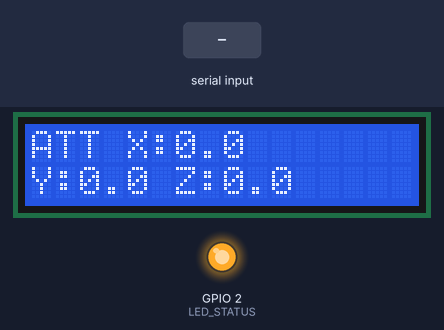
A sketch run on a simulated ESP8266 (NodeMCU). Shown: 16×2 character LCD, output pins drawn as LEDs (lit = HIGH). The test bench sets the inputs (shaded band). Random numbers use the default seed unless the sketch sets one; what the sketch prints to the serial monitor is not drawn.

Above: at 2.3 s.
2.4 s: "test\n" received over Serial
At 3.0 s:
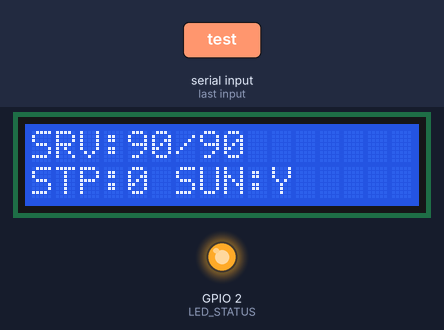
5.4 s: "reset\n" received over Serial
At 6.3 s:
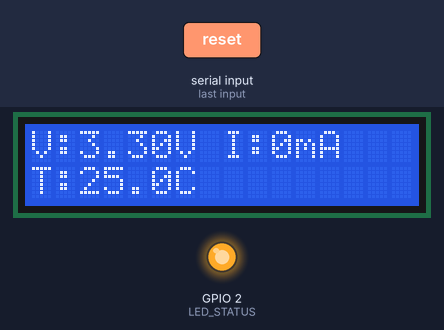
8.4 s: "lcd\n" received over Serial
At 8.54 s:
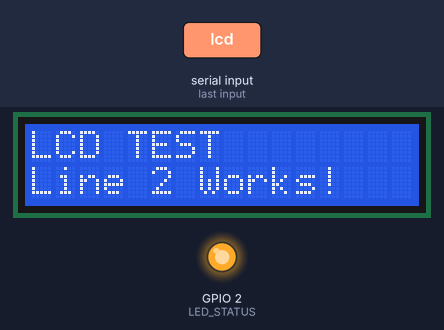
11.6 s: "scan\n" received over Serial
At 14.5 s:
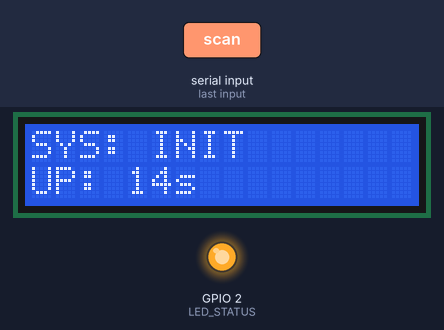
Timing chart, 0 to 16.0 s (numbered marks = the images above; inputs shaded):
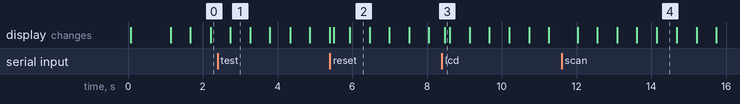

The sketch:

ESP8266_SLaveShow.ino
```cpp
//  libraries to be downloaded via the Library managers
#include <ESP8266WiFi.h>
#include <Wire.h>
#include <LiquidCrystal_I2C.h>
#include <ArduinoJson.h>

// Hardware Configuration
#define SDA_PIN 4  // GPIO4 (D2)
#define SCL_PIN 5  // GPIO5 (D1)
#define LED_STATUS 2  // GPIO2 (D4) - Built-in LED for status

// I2C Addresses
#define LCD_ADDRESS 0x27
#define ESP32_MASTER_ADDRESS 0x08
#define ESP8266_SLAVE_ADDRESS 0x09

// System Configuration
#define TELEMETRY_INTERVAL 1000  // 1 second
#define DISPLAY_UPDATE_INTERVAL 500  // 0.5 seconds
#define HEALTH_CHECK_INTERVAL 5000   // 5 seconds

// LCD Setup (0x2716x2 or 20x4)
LiquidCrystal_I2C lcd(LCD_ADDRESS, 16, 2);

// System State Structure
struct SystemTelemetry {
  float voltage;
  float current;
  float temperature;
  int rssi;
  unsigned long uptime;
  bool sunSensorStatus;
  float attitudeX, attitudeY, attitudeZ;
  int servoPosition1, servoPosition2;
  int stepperPosition;
  String missionPhase;
  bool systemHealth;
};

SystemTelemetry telemetry;
unsigned long lastTelemetryUpdate = 0;
unsigned long lastDisplayUpdate = 0;
unsigned long lastHealthCheck = 0;
int displayPage = 0;
bool i2cDataReceived = false;

// JSON buffer for data exchange
StaticJsonDocument<512> jsonBuffer;

void setup() {
  Serial.begin(115200);
  Serial.println("\n=== CubeSat ESP8266 Telemetry System ===");

  // Initialize I2C
  Wire.begin(SDA_PIN, SCL_PIN, ESP8266_SLAVE_ADDRESS);
  Wire.onReceive(receiveI2CData);
  Wire.onRequest(sendI2CData);

  // Initialize LCD
  lcd.init();
  lcd.backlight();
  lcd.setCursor(0, 0);
  lcd.print("CubeSat Init...");
  delay(1000);

  // Initialize GPIO
  pinMode(LED_STATUS, OUTPUT);
  digitalWrite(LED_STATUS, HIGH);  // LED off (inverted logic)

  // Initialize telemetry structure
  initializeTelemetry();

  // Display startup message
  lcd.clear();
  lcd.setCursor(0, 0);
  lcd.print("System Online");
  lcd.setCursor(0, 1);
  lcd.print("Waiting for data");

  Serial.println("ESP8266 Telemetry System Ready");
}

void loop() {
  unsigned long currentTime = millis();

  // Update telemetry data
  if (currentTime - lastTelemetryUpdate >= TELEMETRY_INTERVAL) {
    updateTelemetry();
    lastTelemetryUpdate = currentTime;
  }

  // Update display
  if (currentTime - lastDisplayUpdate >= DISPLAY_UPDATE_INTERVAL) {
    updateDisplay();
    lastDisplayUpdate = currentTime;
  }

  // System health check
  if (currentTime - lastHealthCheck >= HEALTH_CHECK_INTERVAL) {
    performHealthCheck();
    lastHealthCheck = currentTime;
  }

  // Handle serial commands for testing
  handleSerialCommands();

  delay(100);  // Small delay for stability
}

void initializeTelemetry() {
  telemetry.voltage = 3.3;
  telemetry.current = 0.0;
  telemetry.temperature = 25.0;
  telemetry.rssi = WiFi.RSSI();
  telemetry.uptime = 0;
  telemetry.sunSensorStatus = false;
  telemetry.attitudeX = 0.0;
  telemetry.attitudeY = 0.0;
  telemetry.attitudeZ = 0.0;
  telemetry.servoPosition1 = 90;
  telemetry.servoPosition2 = 90;
  telemetry.stepperPosition = 0;
  telemetry.missionPhase = "INIT";
  telemetry.systemHealth = true;
}

void updateTelemetry() {
  // Update local telemetry data
  telemetry.uptime = millis() / 1000;
  telemetry.voltage = 3.3 + (random(-10, 10) / 100.0);  // Simulated voltage variation
  telemetry.current = 0.15 + (random(-5, 5) / 1000.0);  // Simulated current
  telemetry.temperature = 25.0 + (random(-20, 20) / 10.0);  // Simulated temperature

  // Print telemetry to serial for debugging
  if (Serial.available() == 0) {  // Only if not processing commands
    printTelemetryToSerial();
  }
}

void updateDisplay() {
  lcd.clear();

  // Cycle through different display pages
  switch (displayPage % 4) {
    case 0:  // System status page
      lcd.setCursor(0, 0);
      lcd.print("SYS: ");
      lcd.print(telemetry.missionPhase);
      lcd.setCursor(0, 1);
      lcd.print("UP: ");
      lcd.print(telemetry.uptime);
      lcd.print("s");
      break;

    case 1:  // Power status page
      lcd.setCursor(0, 0);
      lcd.print("V:");
      lcd.print(telemetry.voltage, 2);
      lcd.print("V I:");
      lcd.print(telemetry.current * 1000, 0);
      lcd.print("mA");
      lcd.setCursor(0, 1);
      lcd.print("T:");
      lcd.print(telemetry.temperature, 1);
      lcd.print("C");
      break;

    case 2:  // Attitude page
      lcd.setCursor(0, 0);
      lcd.print("ATT X:");
      lcd.print(telemetry.attitudeX, 1);
      lcd.setCursor(0, 1);
      lcd.print("Y:");
      lcd.print(telemetry.attitudeY, 1);
      lcd.print(" Z:");
      lcd.print(telemetry.attitudeZ, 1);
      break;

    case 3:  // Actuator status page
      lcd.setCursor(0, 0);
      lcd.print("SRV:");
      lcd.print(telemetry.servoPosition1);
      lcd.print("/");
      lcd.print(telemetry.servoPosition2);
      lcd.setCursor(0, 1);
      lcd.print("STP:");
      lcd.print(telemetry.stepperPosition);
      lcd.print(" SUN:");
      lcd.print(telemetry.sunSensorStatus ? "Y" : "N");
      break;
  }

  displayPage++;
}

void performHealthCheck() {
  // Check system health indicators
  bool healthStatus = true;

  // Voltage check
  if (telemetry.voltage < 3.0 || telemetry.voltage > 3.6) {
    healthStatus = false;
  }

  // Temperature check
  if (telemetry.temperature < -10 || telemetry.temperature > 60) {
    healthStatus = false;
  }

  // Communication check (if no I2C data received in 10 seconds)
  if (millis() - lastTelemetryUpdate > 10000 && !i2cDataReceived) {
    healthStatus = false;
  }

  telemetry.systemHealth = healthStatus;

  // Update status LED
  digitalWrite(LED_STATUS, healthStatus ? HIGH : LOW);  // Inverted logic

  // Send health status via serial
  Serial.print("Health Check: ");
  Serial.println(healthStatus ? "HEALTHY" : "FAULT");
}

// I2C Data Reception from Master ESP32
void receiveI2CData(int numBytes) {
  String receivedData = "";

  while (Wire.available()) {
    char c = Wire.read();
    receivedData += c;
  }

  // Parse JSON data
  DeserializationError error = deserializeJson(jsonBuffer, receivedData);

  if (!error) {
    // Update telemetry with received data
    if (jsonBuffer.containsKey("sunSensor")) {
      telemetry.sunSensorStatus = jsonBuffer["sunSensor"];
    }
    if (jsonBuffer.containsKey("attitude")) {
      telemetry.attitudeX = jsonBuffer["attitude"]["x"];
      telemetry.attitudeY = jsonBuffer["attitude"]["y"];
      telemetry.attitudeZ = jsonBuffer["attitude"]["z"];
    }
    if (jsonBuffer.containsKey("servos")) {
      telemetry.servoPosition1 = jsonBuffer["servos"]["servo1"];
      telemetry.servoPosition2 = jsonBuffer["servos"]["servo2"];
    }
    if (jsonBuffer.containsKey("stepper")) {
      telemetry.stepperPosition = jsonBuffer["stepper"];
    }
    if (jsonBuffer.containsKey("phase")) {
      telemetry.missionPhase = jsonBuffer["phase"].as<String>();
    }

    i2cDataReceived = true;
    Serial.println("I2C Data Received: " + receivedData);
  } else {
    Serial.println("JSON Parse Error: " + String(error.c_str()));
  }
}

// I2C Data Transmission to Master ESP32
void sendI2CData() {
  // Prepare telemetry data as JSON
  jsonBuffer.clear();
  jsonBuffer["voltage"] = telemetry.voltage;
  jsonBuffer["current"] = telemetry.current;
  jsonBuffer["temperature"] = telemetry.temperature;
  jsonBuffer["uptime"] = telemetry.uptime;
  jsonBuffer["health"] = telemetry.systemHealth;
  jsonBuffer["rssi"] = telemetry.rssi;

  String jsonString;
  serializeJson(jsonBuffer, jsonString);

  // Send data over I2C
  Wire.write(jsonString.c_str());
}

void printTelemetryToSerial() {
  Serial.println("\n=== TELEMETRY DATA ===");
  Serial.println("System Phase: " + telemetry.missionPhase);
  Serial.println("Uptime: " + String(telemetry.uptime) + "s");
  Serial.println("Voltage: " + String(telemetry.voltage) + "V");
  Serial.println("Current: " + String(telemetry.current * 1000) + "mA");
  Serial.println("Temperature: " + String(telemetry.temperature) + "C");
  Serial.println("Sun Sensor: " + String(telemetry.sunSensorStatus ? "ACTIVE" : "INACTIVE"));
  Serial.println("Attitude: X=" + String(telemetry.attitudeX) + " Y=" + String(telemetry.attitudeY) + " Z=" + String(telemetry.attitudeZ));
  Serial.println("Servos: " + String(telemetry.servoPosition1) + "/" + String(telemetry.servoPosition2));
  Serial.println("Stepper: " + String(telemetry.stepperPosition));
  Serial.println("Health: " + String(telemetry.systemHealth ? "HEALTHY" : "FAULT"));
  Serial.println("======================");
}

void handleSerialCommands() {
  if (Serial.available()) {
    String command = Serial.readStringUntil('\n');
    command.trim();

    if (command == "status") {
      printTelemetryToSerial();
    } else if (command == "test") {
      // Test mode - simulate data
      telemetry.sunSensorStatus = !telemetry.sunSensorStatus;
      telemetry.attitudeX = random(-180, 180);
      telemetry.attitudeY = random(-180, 180);
      telemetry.attitudeZ = random(-180, 180);
      telemetry.missionPhase = "TEST";
      Serial.println("Test mode activated - simulating data");
    } else if (command == "reset") {
      initializeTelemetry();
      lcd.clear();
      lcd.print("System Reset");
      Serial.println("System reset");
    } else if (command == "scan") {
      scanI2CDevices();
    } else if (command == "lcd") {
      testLCD();
    } else if (command == "help") {
      Serial.println("Available commands:");
      Serial.println("- status: Print current telemetry");
      Serial.println("- test: Activate test mode");
      Serial.println("- reset: Reset system");
      Serial.println("- scan: Scan I2C devices");
      Serial.println("- lcd: Test LCD directly");
      Serial.println("- help: Show this help");
    }
  }
}

void scanI2CDevices() {
  int deviceCount = 0;
  Serial.println("I2C Device Scan:");

  for (int address = 1; address < 127; address++) {
    Wire.beginTransmission(address);
    int error = Wire.endTransmission();

    if (error == 0) {
      Serial.print("Device found at 0x");
      if (address < 16) Serial.print("0");
      Serial.println(address, HEX);
      deviceCount++;
    }
  }

  if (deviceCount == 0) {
    Serial.println("No I2C devices found!");
  } else {
    Serial.println("Scan complete.");
  }
}

void testLCD() {
  Serial.println("Testing LCD directly...");
  lcd.clear();
  lcd.setCursor(0, 0);
  lcd.print("LCD TEST");
  lcd.setCursor(0, 1);
  lcd.print("Line 2 Works!");
  Serial.println("LCD test sent");
}
```

Measured:
- what the display in image 1 shows lasts 0.6 s, from 2.7 s to 3.3 s
